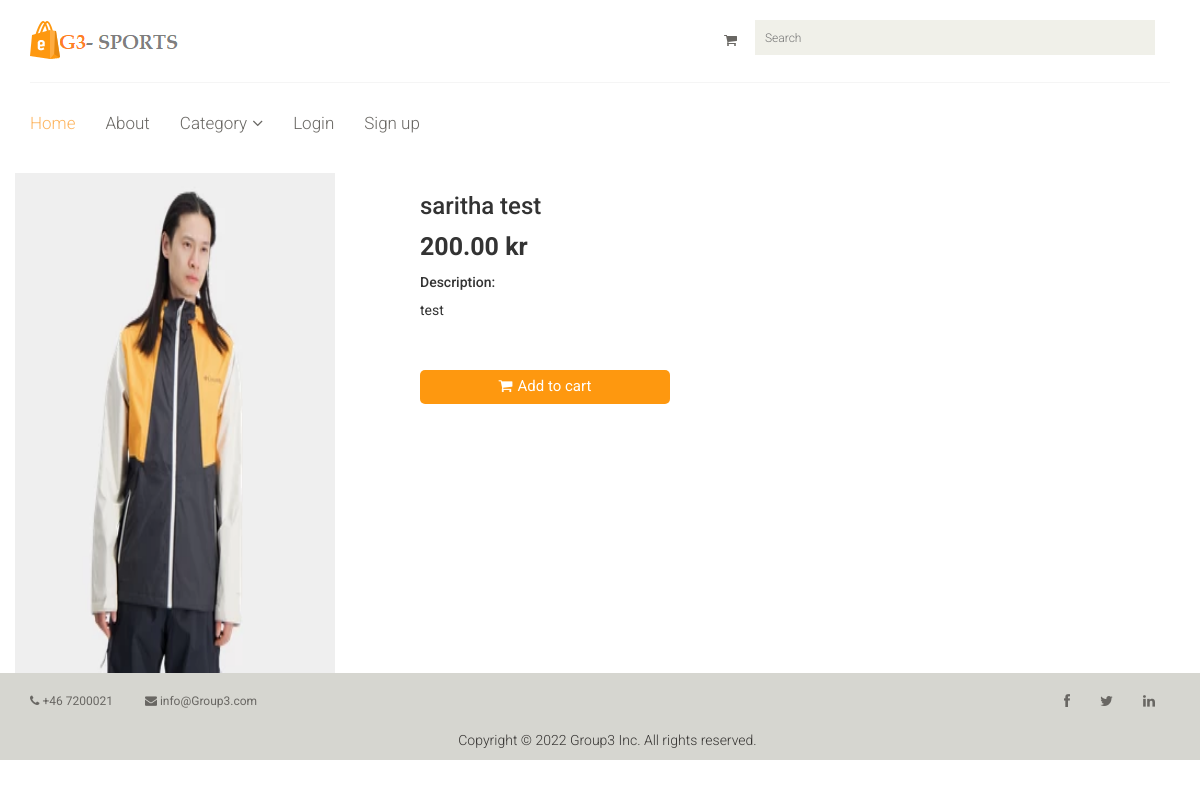
/onlineapp/product_view/3/, run on an earlier commit of the app's database.
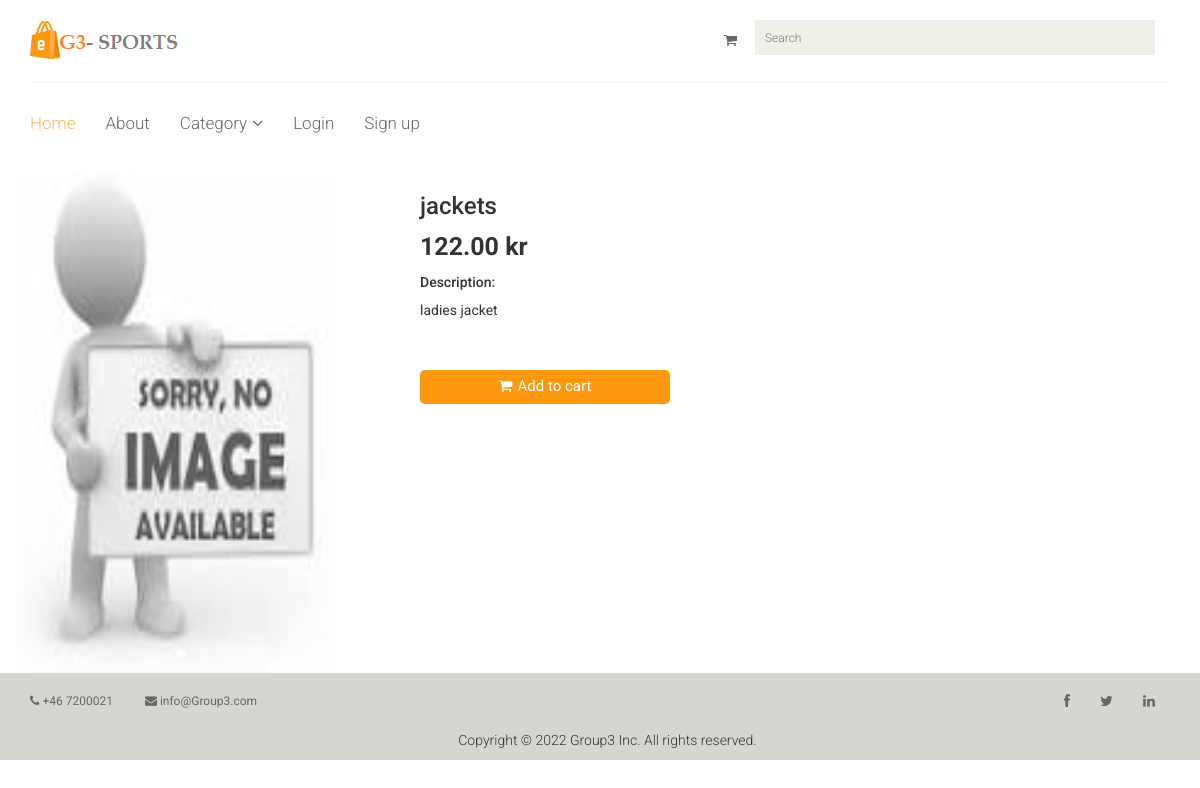
And on a later commit of the database.
### onlineapp/models.py (models this page shows, shortened)
class Product(models.Model):
    GENDER_F = 0
    GENDER_M = 1
    GENDER_CHOICES = [
        (GENDER_F, 'Female'),
        (GENDER_M, 'Male')
    ]
    name = models.CharField(max_length=50)
    description = models.CharField(max_length=1000)
    productclassification = models.ForeignKey(ProductClassification, on_delete=models.CASCADE)
    gender = models.IntegerField(choices=GENDER_CHOICES,blank=True,null=True)
    price =models.DecimalField(max_digits=10,
                                decimal_places=2,default=0)
    image=models.ImageField(upload_to='product_images',blank=True,default='default_product.jpg')

### onlineapp/views.py (the view)
# urls.py: path('product_view/<int:pid>/', views.product_view,name='product_view'),
def product_view(request, pid):
  product =Product.objects.filter(id=pid).first()
  sizes = ProductSize.objects.filter(product=product)
  reviews = Product_Review.objects.filter(product=product).order_by('-datetime') [:5]
  if request.method=="POST" and request.user.is_authenticated:
    content = request.POST['content']
    review = Product_Review(user= request.user, content=content, product=product)
    review.save()
  return render(request, "onlineapp/product_view.html", {'product':product,
                                                         'sizes':sizes ,
                                                         'reviews':reviews,
                                                         'media_url': MEDIA_URL})

### templates/onlineapp/product_view.html (shortened to what this page needs)
{% extends 'onlineapp/base.html' %}
{% block content %}
<div class="container mt-4">
    <div class="row">
        <div class="col-md-4">
            <div class="row">
                <img src="{{ media_url }}{{product.image}}" alt="" style="width: 320px; height: 500px;">
            </div>
        </div>
        <div class="col-md-8">
            <h3>{{product.name}}</h3>
            <p style="font-size: 25px;"><b>{{product.price}} kr</b></p>
            <h5>Description:</h5>
            <p>{{product.description}}</p>
            <br>
            <br>
            {% if user.is_authenticated %}
            <a href="{% url 'onlineapp:cart_add' 1 %}" class=" btn btn-default add-to-cart"
                style="width: 250px; border: 2px; border-radius:5px; align-self: center ; background-color: #FE980F;color:white;"><i
                    class="fa fa-shopping-cart"></i>Add to cart</a>
            <br>
            <h2>Add Reviews Here</h2>
            <form method="POST" action="/onlineapp/product_view/{{product.id}}/"> {% csrf_token %}
                <div class="form-floating">
                    <textarea class="form-control" placeholder="Leave a comment here" id="floatingTextarea2"
                        style="height: 100px" id="content" name="content"></textarea>
                    <br>
                    <button type="submit" class="btn btn-primary">Add Review</button>
                </div>
            </form>
            <div class="container mt-2">
                <h2>Recent Reviews </h2>
                {% for review in reviews %}
                <div class="card">
                    <div class="card-header">
                        <span style="font-size: 22px;">{{review.user.first_name}} </span> <span
                            style="font-size: 12px;">{{review.datetime}}</span>
                    </div>
                    <div class="card-body">
                        <h6 class="card-text">{{review.content}}</h6>
                    </div>
                </div>
                <br>
                {% endfor %}
            </div>
            {% else %}
            <a href="{% url 'onlineapp:user_login' %}" class="btn btn-default add-to-cart"
                style="width: 250px; border: 2px; border-radius:5px; align-self: center ; background-color: #FE980F;color:white;"><i
                    class="fa fa-shopping-cart"></i>Add to cart</a>
            {% endif %}
        </div>
    </div>
</div>
{% endblock content %}

### templates/onlineapp/base.html (shortened to what this page needs)
{% load static %}
<!DOCTYPE html>
<html lang="en">
<head>
	<link href="{% static 'css/bootstrap.min.css' %}" rel="stylesheet">
	<link href="{% static 'css/font-awesome.min.css' %}" rel="stylesheet">
	<link href="{% static 'css/prettyPhoto.css' %}" rel="stylesheet">
	<link href="{% static 'css/price-range.css' %}" rel="stylesheet">
	<link href="{% static 'css/animate.css' %}" rel="stylesheet">
	<link href="{% static 'css/main.css' %}" rel="stylesheet">
	<link href="{% static 'css/responsive.css' %}" rel="stylesheet">
</head>
<body>
	<div class="header-middle">
		<div class="container">
			<div class="row">
				<div class="col-sm-4">
					<div class="logo pull-left">
						<a href="{% url 'home' %}"><img src="{% static 'images/home/logo.jpg' %}" alt="" /></a>
					</div>
				</div>
				<div class="col-sm-8">
					<div class="shop-menu pull-right">
						<ul class="nav navbar-nav">
							<li><a href="cart.html"><i class="fa fa-shopping-cart"></i></a></li>
							<div class="col-sm-4">
								<div class="search_box">
									<form action="/search" method="get">
									<input style="width:400px" type="text" placeholder="Search" name="prosearch">
</form>
								</div>
							</div>
						</ul>
					</div>
				</div>
			</div>
		</div>
	</div>
	<div class="header-bottom">
		<div class="container">
			<div class="row">
				<div class="col-sm-9">
					<div class="mainmenu pull-left">
						<ul class="nav navbar-nav collapse navbar-collapse">
							<li><a href="{% url 'home' %}" class="active">Home</a></li>
							<li><a href="about">About</a></li>
							<li class="dropdown"><a href="#">Category<i class="fa fa-angle-down"></i></a>
							</li>
							{% if user.is_authenticated %}
								<li><a href="{% url 'onlineapp:profile' %}">My Profile</a></li>
								<li><a href="myorders.html">My Orders</a></li>
								<li><a href="{% url 'onlineapp:user_logout' %}">Logout</a></li>
							{% else %}
							<li><a href="{% url 'onlineapp:user_login' %}">Login</a></li>
							<li><a href="{% url 'onlineapp:user_signup' %}">Sign up</a></li>
							{% endif %}
						</ul>
					</div>
				</div>
			</div>
		</div>
	</div>
	{% block content %}
	{% endblock content %}
	<div class="footer-bottom fixed-bottom" >
		<div class="container">
			<div class="row">
				<div class="col-sm-6">
					<div class="contactinfo">
						<ul class="nav nav-pills">
							<li><a href="#"><i class="fa fa-phone"></i> +46 7200021</a></li>
							<li><a href="#"><i class="fa fa-envelope"></i> info@Group3.com</a></li>
						</ul>
					</div>
				</div>
				<div class="col-sm-6">
					<div class="social-icons pull-right">
						<ul class="nav navbar-nav">
							<li><a href="#"><i class="fa fa-facebook"></i></a></li>
							<li><a href="#"><i class="fa fa-twitter"></i></a></li>
							<li><a href="#"><i class="fa fa-linkedin"></i></a></li>
						</ul>
					</div>
				</div>
			</div>
		</div>
	</div>
	<div class="footer-bottom">
		<div class="container">
			<div class="row">
				<p style="text-align:center">Copyright © 2022 Group3 Inc. All rights reserved.</p>
			</div>
		</div>
	</div>
</body>
</html>

### static/css/main.css (style rules this page uses)
body { font-family: 'Roboto', sans-serif; background:; position: relative; font-weight:400px; }
ul li { list-style: none; }
a { -webkit-transition: 300ms; -moz-transition: 300ms; -o-transition: 300ms; transition: 300ms; }
h1, h2, h3, h4, h5, h6 { font-family: 'Roboto', sans-serif; }
.contactinfo ul li:first-child { margin-left: -15px; }
.contactinfo ul li a { font-size: 12px; color: #696763; font-family: 'Roboto', sans-serif; }
.social-icons ul li a { border: 0 none; border-radius: 0; color: #696763; padding:0px; }
.social-icons ul li { display:inline-block; }
.social-icons ul li a i { padding: 11px 15px; transition: all 0.9s ease 0s; -moz-transition: all 0.9s ease 0s; -webkit-transition: all 0.9s ease 0s; -o-transition: all 0.9s ease 0s; }
.header-middle .container .row { border-bottom: 1px solid #f5f5f5; margin-left: 0; margin-right: 0; padding-bottom: 20px; padding-top: 20px; }
.header-middle .container .row .col-sm-4 { padding-left: 0; }
.header-middle .container .row .col-sm-8 { padding-right:0; }
.shop-menu ul li { display:inline-block; padding-left: 15px; padding-right: 15px; }
.shop-menu ul li a { background: #FFFFFF; color: #696763; font-family: 'Roboto', sans-serif; font-size: 14px; font-weight: 300; padding:0; padding-right: 0; margin-top: 10px; }
.shop-menu ul li a i { margin-right:3px; }
.header-bottom { padding-bottom: 30px; padding-top: 30px; }
.navbar-collapse.collapse { padding-left: 0; }
.mainmenu ul li { padding-right: 15px; padding-left: 15px; }
.mainmenu ul li:first-child { padding-left: 0px; }
.mainmenu ul li a { color: #696763; font-family: 'Roboto', sans-serif; font-size: 17px; font-weight: 300; padding: 0; padding-bottom: 10px; }
.mainmenu ul li a:hover, .mainmenu ul li a.active, .shop-menu ul li a.active { background:none; color:#fdb45e; }
.search_box input { background: #F0F0E9; border: medium none; color: #B2B2B2; font-family: 'roboto'; font-size: 12px; font-weight: 300; height: 35px; outline: medium none; padding-left: 10px; width: 155px; background-image: url(../images/home/searchicon.png); background-repeat: no-repeat; background-position: 130px; }
.fa-angle-down { padding-left: 5px; }
.footer-bottom { background: #D6D6D0; padding-top: 10px; }
.footer-bottom p { color: #363432; font-family: 'Roboto', sans-serif; font-weight: 300; margin-left: 15px; }
.add-to-cart { background:#F5F5ED; border: 0 none; border-radius: 0; color: #696763; font-family: 'Roboto', sans-serif; font-size: 15px; margin-bottom: 25px; }
.add-to-cart i { margin-right:5px; }

What changed in the data, as far as the page shows it:
changed Product: image: picture removed, a placeholder shows; name "saritha test" → "jackets"; price "200.00" → "122.00"; description "test" → "ladies jacket"
